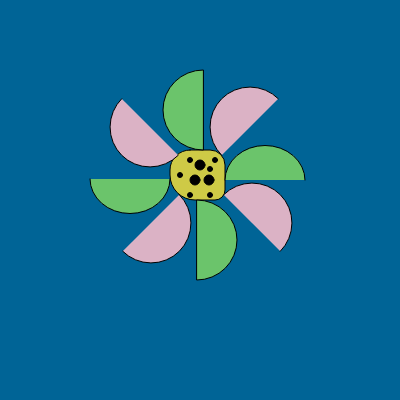
Frame 1 (no input)
Frame 60 (no input): identical to frame 1, image omitted
Frame 120 (the mouse pressed at the canvas centre since frame 60): identical to frame 1, image omitted

The p5.js sketch that drew this single still picture (run headless with seeded random() and noise() and a simulated clock; from frame 60 on, the mouse is pressed at the canvas centre):

// p5.js sketch
// ── sketch.js
function setup() {
  createCanvas(400, 400);
}

function draw() {
  background(0, 100, 150);
  fill('rgb(206,202,70)')
  line()
  rect(170, 150, 55, 50, 20, 15, 10, 90); 
  fill('rgb(107,196,107)')
 arc(265, 180, 80, 69, PI, TWO_PI);
 arc(130, 179, 80, 69, TWO_PI, PI);
  arc(203, 110, 80, 80, HALF_PI, PI + HALF_PI, CHORD);
  arc(197, 240, 80, 80, PI + HALF_PI, TWO_PI + HALF_PI, CHORD);
  fill('rgb(219,178,197)')
  arc(150, 127, 80, 80, QUARTER_PI, PI + QUARTER_PI,);
  arc(250, 127, 80, 80, HALF_PI + QUARTER_PI, QUARTER_PI + PI + HALF_PI);
  arc(252, 223, 80, 80, PI + QUARTER_PI, TWO_PI + QUARTER_PI);
  arc(151, 223, 80, 80, -QUARTER_PI, HALF_PI + QUARTER_PI  )
  fill('black')
  ellipse(200, 165, 10, 10);
  ellipse(209, 180, 10, 10);
   ellipse(195, 180, 10, 10);
  ellipse(180, 175, 5, 5)
  ellipse(210, 169, 5, 5)
  ellipse(210, 195, 5, 5)
  ellipse(190, 195, 5, 5)
  ellipse(190, 160, 5, 5)
  ellipse(215, 160, 5, 5)
}
